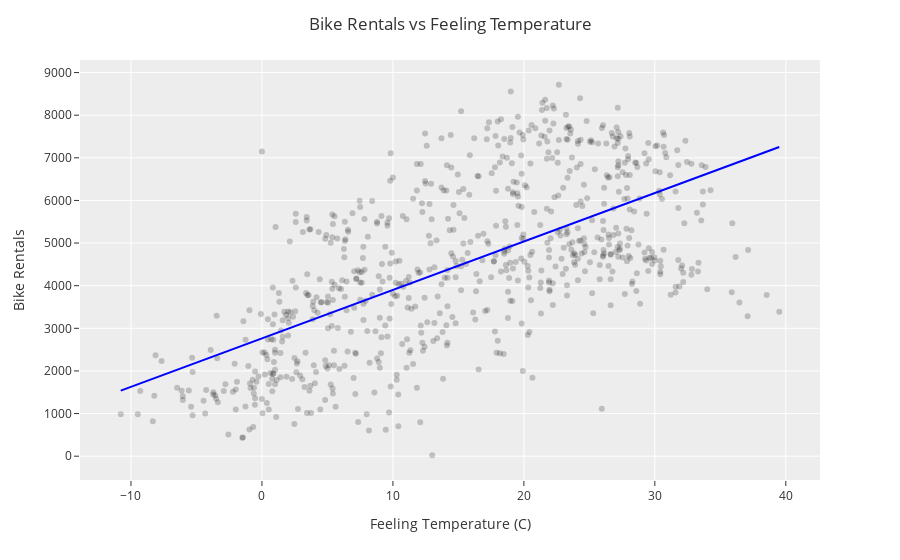

Source (notebook cell):
### Markdown cell above
**The slope is arouned 141.29, which means on average, the number of bike rentals increases by 141.29 for every degree increase in temperature. The intercept is around 2344.98, which means, on average, the numbert of bike rentals is 2344.98 when the temperature is 0. This is not an extrapolation. $R^2$ is around 0.3937 which means the model is only somewhat predictive.**

### Code cell
# Redo - linear model cnt vs feeling_temp
X = DF['feeling_temp'].values.reshape(-1,1)
y = DF['cnt'].values
LM = LinearRegression()
LM.fit(X, y)

fig = px.scatter(DF,
                 x='feeling_temp',
                 y='cnt',
                 color_discrete_sequence=['black'],
                 opacity=0.2)

fig.update_layout(template="ggplot2",
                  title='Bike Rentals vs Feeling Temperature',
                  title_x=0.5,
                  xaxis_title='Feeling Temperature (C)',
                  yaxis_title='Bike Rentals')

DF_model = pd.DataFrame()
DF_model['w'] = DF['feeling_temp']
DF_model['y'] = LM.coef_*DF_model['w']+LM.intercept_
DF_model = DF_model.sort_values('w')

fig.add_trace(
    px.line(DF_model, x='w', y='y',color_discrete_sequence=['blue']).data[0]
)

fig.show()

print(LM.coef_)
print(LM.intercept_)
print(LM.score(X,y))

### Figure 1 — Plotly figure (JSON) as saved in the notebook; plotly's stock layout.template omitted (floating-point values rounded to 4 significant figures; data arrays with more than 128 entries replaced by an {"elided": "..."} marker saying what was removed)
{"data": [{"hovertemplate": "feeling_temp=%{x}<br>cnt=%{y}<extra></extra>", "legendgroup": "", "marker": {"color": "black", "opacity": 0.2, "symbol": "circle"}, "mode": "markers", "name": "", "orientation": "v", "showlegend": false, "type": "scatter", "x": {"elided": "731 float values"}, "xaxis": "x", "y": {"elided": "731 int values"}, "yaxis": "y"}, {"hovertemplate": "w=%{x}<br>y=%{y}<extra></extra>", "legendgroup": "", "line": {"color": "blue", "dash": "solid"}, "marker": {"symbol": "circle"}, "mode": "lines", "name": "", "orientation": "v", "showlegend": false, "type": "scatter", "x": {"elided": "731 float values"}, "xaxis": "x", "y": {"elided": "731 float values"}, "yaxis": "y"}], "layout": {"autosize": true, "legend": {"tracegroupgap": 0}, "margin": {"t": 60}, "title": {"text": "Bike Rentals vs Feeling Temperature", "x": 0.5}, "xaxis": {"anchor": "y", "autorange": true, "domain": [0, 1], "range": [-13.83, 42.55], "title": {"text": "Feeling Temperature (C)"}, "type": "linear"}, "yaxis": {"anchor": "x", "autorange": true, "domain": [0, 1], "range": [-651.0, 9387.0], "title": {"text": "Bike Rentals"}, "type": "linear"}}}
